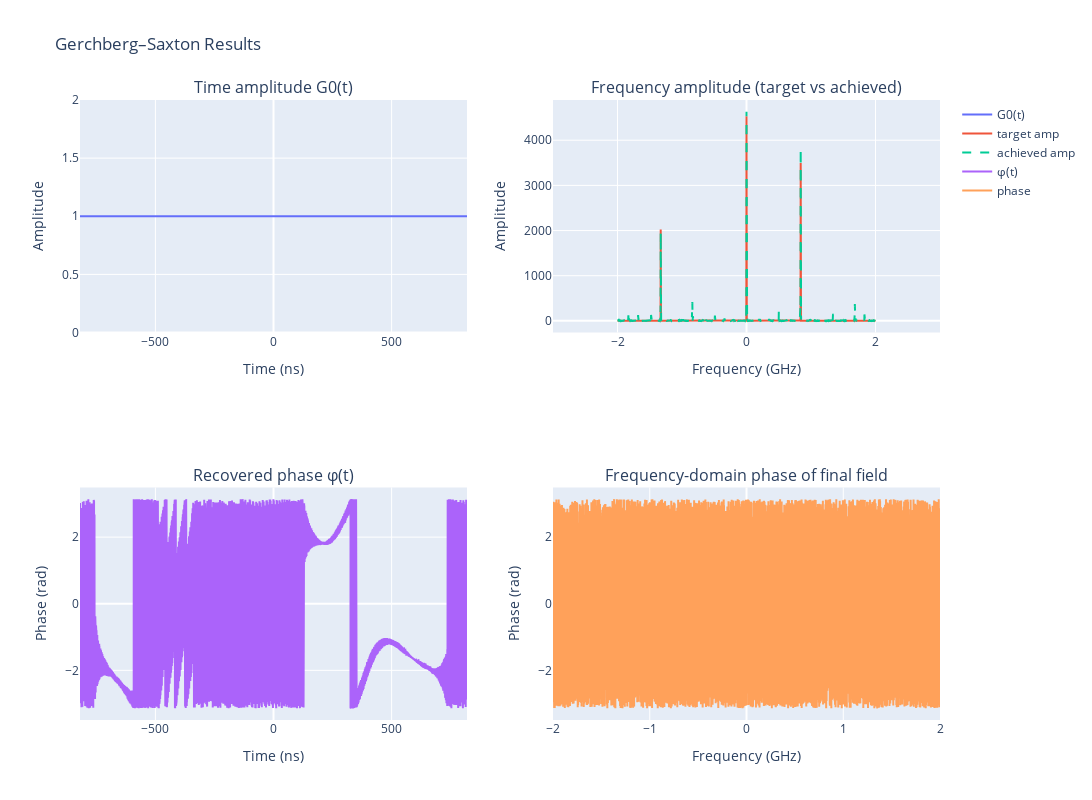
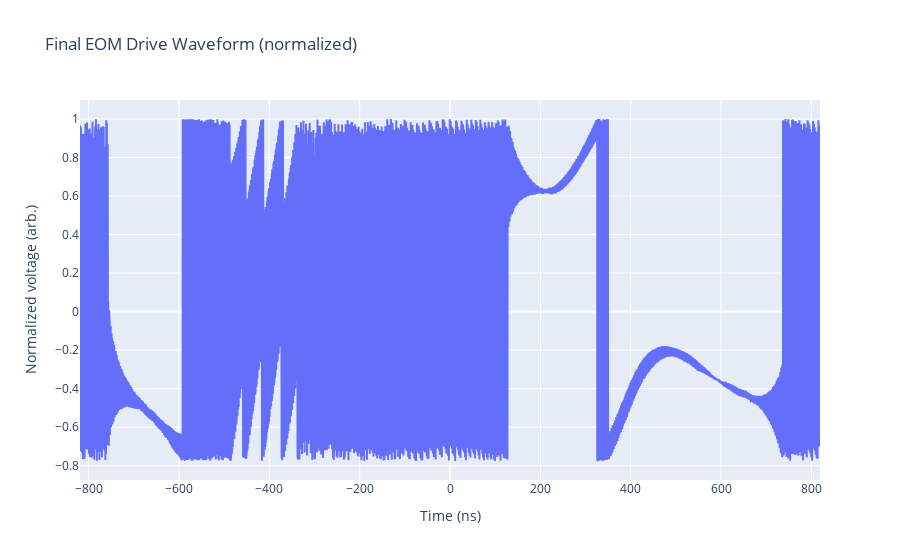

The notebook cell these images were saved under, in order:
### Code cell
import numpy as np
import plotly.graph_objects as go
from plotly.subplots import make_subplots


DAC_SR = 4e9          
buf_len = 2**14         
dt = 1.0 / DAC_SR
X_axis = (1.0 / DAC_SR) * np.arange(0, buf_len)
freq = np.fft.fftshift(np.fft.fftfreq(buf_len, d=dt)) 

E0 = 1.0
G0_t = E0 * np.ones(buf_len)

line_freqs = np.array([0.0, 840e6, -1330e6])   # Hz
power_ratios = np.array([5.0, 3.0, 1.0])       # corresponding to carrier:+840:-1330 as 5:3:1
field_amps = np.sqrt(power_ratios)   # if ratios are power. If ratios already amplitude, skip sqrt.


sigma_hz = 1.0e6   # 1 MHz width (tune as needed)
target_amp = np.zeros_like(freq)

for f0, A in zip(line_freqs, field_amps):
    target_amp += A * np.exp(-0.5 * ((freq - f0) / sigma_hz)**2)

initial_field_w = np.fft.fftshift(np.fft.fft(np.fft.ifftshift(G0_t)))
norm_time_energy = np.linalg.norm(initial_field_w)   # L2 in freq domain proportional to time energy
norm_target = np.linalg.norm(target_amp)
if norm_target == 0:
    raise ValueError("target amplitude is zero (check line frequencies and sigma).")
target_amp *= (norm_time_energy / norm_target)

# -----------------------
# GSA iterative loop
# -----------------------
phi_t = np.random.uniform(0, 2*np.pi, buf_len)  # initial random phase
max_iters = 1000
tol = 1e-6

for it in range(max_iters):
    # forward: time -> freq
    field_t = G0_t * np.exp(1j * phi_t)
    field_w = np.fft.fftshift(np.fft.fft(np.fft.ifftshift(field_t)))
    amp_w = np.abs(field_w)
    phase_w = np.angle(field_w)

    # impose frequency amplitude constraint
    new_field_w = target_amp * np.exp(1j * phase_w)

    # inverse: freq -> time
    new_field_t = np.fft.fftshift(np.fft.ifft(np.fft.ifftshift(new_field_w)))
    amp_t = np.abs(new_field_t)
    phi_t = np.angle(new_field_t)

    # impose time amplitude constraint
    # set amplitude back to known G0_t, keep phase phi_t
    field_t_next = G0_t * np.exp(1j * phi_t)

    # convergence metric: compare current frequency amplitude to target
    err = np.linalg.norm(amp_w - target_amp) / np.linalg.norm(target_amp)
    if (it % 50 == 0) or (err < 1e-4):
        print(f"iter {it:4d}  rel_err={err:.3e}")
    if err < tol:
        print(f"Converged at iter {it}, rel_err={err:.3e}")
        break
else:
    print(f"Finished {max_iters} iters; final rel_err={err:.3e}")

# final recovered objects
final_phi_t = phi_t.copy()
final_field_t = G0_t * np.exp(1j * final_phi_t)
final_field_w = np.fft.fftshift(np.fft.fft(np.fft.ifftshift(final_field_t)))

# -----------------------
# Plotly figures
# -----------------------
fig = make_subplots(rows=2, cols=2,
                    subplot_titles=(
                        "Time amplitude G0(t)",
                        "Frequency amplitude (target vs achieved)",
                        "Recovered phase φ(t)",
                        "Frequency-domain phase of final field"
                    ))

# (1,1) Time amplitude G0(t)
fig.add_trace(go.Scatter(x=t * 1e9, y=G0_t, name="G0(t)"), row=1, col=1)
fig.update_xaxes(title_text="Time (ns)", row=1, col=1)
fig.update_yaxes(title_text="Amplitude", row=1, col=1)

# (1,2) Frequency amplitude target vs achieved
fig.add_trace(go.Scatter(x=freq / 1e9, y=target_amp, name="target amp"), row=1, col=2)
fig.add_trace(go.Scatter(x=freq / 1e9, y=np.abs(final_field_w), name="achieved amp",
                          line=dict(dash='dash')), row=1, col=2)
fig.update_xaxes(title_text="Frequency (GHz)", range=[-3, 3], row=1, col=2)
fig.update_yaxes(title_text="Amplitude", row=1, col=2)

# (2,1) Recovered phase φ(t)
fig.add_trace(go.Scatter(x=t * 1e9, y=final_phi_t, name="φ(t)"), row=2, col=1)
fig.update_xaxes(title_text="Time (ns)", row=2, col=1)
fig.update_yaxes(title_text="Phase (rad)", row=2, col=1)

# (2,2) Frequency-domain phase of final field
fig.add_trace(go.Scatter(x=freq / 1e9, y=np.angle(final_field_w), name="phase"), row=2, col=2)
fig.update_xaxes(title_text="Frequency (GHz)", row=2, col=2)
fig.update_yaxes(title_text="Phase (rad)", row=2, col=2)

fig.update_layout(height=800, width=1100, title_text="Gerchberg–Saxton Results")
fig.show()

# -----------------------
# EOM drive waveform (what to send to the modulator)
# -----------------------
# The phase drive is proportional to φ(t). Without Vπ, show a zero-mean, unit-max waveform.
eom_drive = final_phi_t - np.mean(final_phi_t)
maxabs = np.max(np.abs(eom_drive))
eom_drive_norm = eom_drive / maxabs if maxabs > 0 else eom_drive

fig_eom = go.Figure()
fig_eom.add_trace(go.Scatter(x=t * 1e9, y=eom_drive_norm, name="Normalized EOM drive"))
fig_eom.update_layout(title="Final EOM Drive Waveform (normalized)",
                      xaxis_title="Time (ns)",
                      yaxis_title="Normalized voltage (arb.)")
fig_eom.show()

### Figure 1 — Plotly figure (JSON) as saved in the notebook; plotly's stock layout.template omitted (floating-point values rounded to 4 significant figures; data arrays with more than 128 entries replaced by an {"elided": "..."} marker saying what was removed)
{"data": [{"name": "G0(t)", "type": "scatter", "x": {"elided": "16384 float values"}, "xaxis": "x", "y": {"elided": "16384 float values"}, "yaxis": "y"}, {"name": "target amp", "type": "scatter", "x": {"elided": "16384 float values"}, "xaxis": "x2", "y": {"elided": "16384 float values"}, "yaxis": "y2"}, {"line": {"dash": "dash"}, "name": "achieved amp", "type": "scatter", "x": {"elided": "16384 float values"}, "xaxis": "x2", "y": {"elided": "16384 float values"}, "yaxis": "y2"}, {"name": "φ(t)", "type": "scatter", "x": {"elided": "16384 float values"}, "xaxis": "x3", "y": {"elided": "16384 float values"}, "yaxis": "y3"}, {"name": "phase", "type": "scatter", "x": {"elided": "16384 float values"}, "xaxis": "x4", "y": {"elided": "16384 float values"}, "yaxis": "y4"}], "layout": {"annotations": [{"font": {"size": 16}, "showarrow": false, "text": "Time amplitude G0(t)", "x": 0.225, "xanchor": "center", "xref": "paper", "y": 1, "yanchor": "bottom", "yref": "paper"}, {"font": {"size": 16}, "showarrow": false, "text": "Frequency amplitude (target vs achieved)", "x": 0.775, "xanchor": "center", "xref": "paper", "y": 1, "yanchor": "bottom", "yref": "paper"}, {"font": {"size": 16}, "showarrow": false, "text": "Recovered phase φ(t)", "x": 0.225, "xanchor": "center", "xref": "paper", "y": 0.375, "yanchor": "bottom", "yref": "paper"}, {"font": {"size": 16}, "showarrow": false, "text": "Frequency-domain phase of final field", "x": 0.775, "xanchor": "center", "xref": "paper", "y": 0.375, "yanchor": "bottom", "yref": "paper"}], "height": 800, "title": {"text": "Gerchberg–Saxton Results"}, "width": 1100, "xaxis": {"anchor": "y", "domain": [0, 0.45], "title": {"text": "Time (ns)"}}, "xaxis2": {"anchor": "y2", "domain": [0.55, 1], "range": [-3, 3], "title": {"text": "Frequency (GHz)"}}, "xaxis3": {"anchor": "y3", "domain": [0, 0.45], "title": {"text": "Time (ns)"}}, "xaxis4": {"anchor": "y4", "domain": [0.55, 1], "title": {"text": "Frequency (GHz)"}}, "yaxis": {"anchor": "x", "domain": [0.625, 1], "title": {"text": "Amplitude"}}, "yaxis2": {"anchor": "x2", "domain": [0.625, 1], "title": {"text": "Amplitude"}}, "yaxis3": {"anchor": "x3", "domain": [0, 0.375], "title": {"text": "Phase (rad)"}}, "yaxis4": {"anchor": "x4", "domain": [0, 0.375], "title": {"text": "Phase (rad)"}}}}

### Figure 2 — Plotly figure (JSON) as saved in the notebook; plotly's stock layout.template omitted (floating-point values rounded to 4 significant figures; data arrays with more than 128 entries replaced by an {"elided": "..."} marker saying what was removed)
{"data": [{"name": "Normalized EOM drive", "type": "scatter", "x": {"elided": "16384 float values"}, "y": {"elided": "16384 float values"}}], "layout": {"title": {"text": "Final EOM Drive Waveform (normalized)"}, "xaxis": {"title": {"text": "Time (ns)"}}, "yaxis": {"title": {"text": "Normalized voltage (arb.)"}}}}
